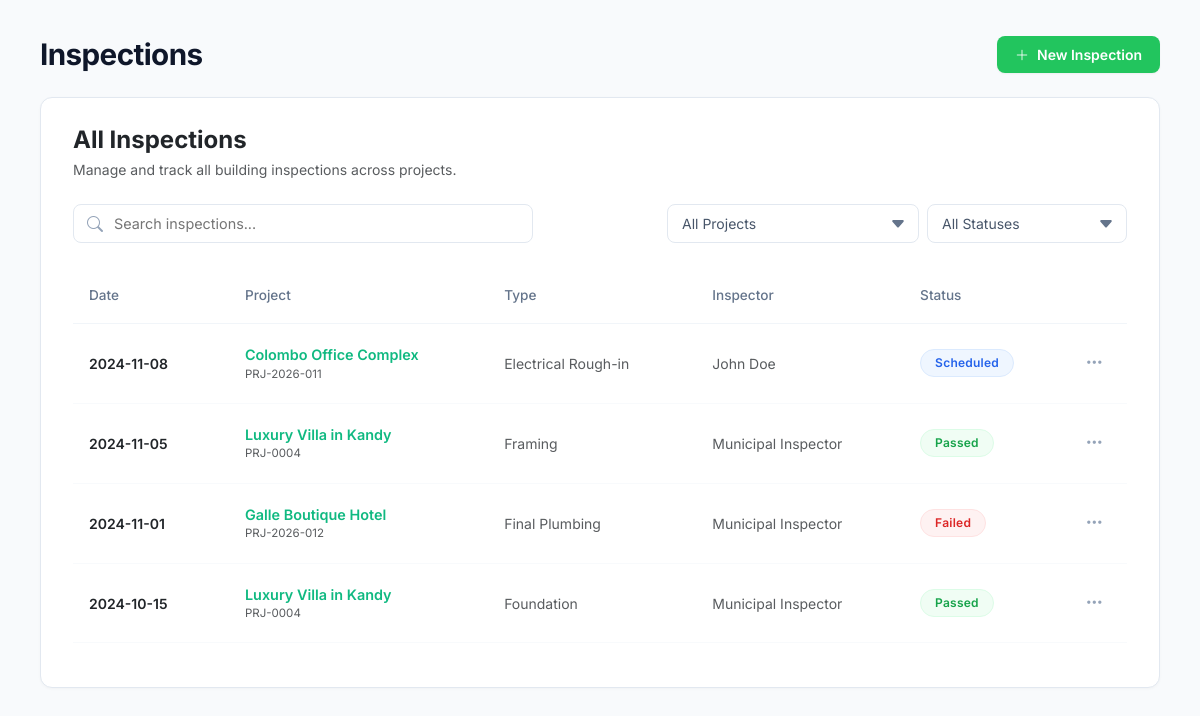
Page /features/inspections.php (signed in) on the committed database.
### tables this page shows
CREATE TABLE `project_inspections` (
  `id` int(11) NOT NULL AUTO_INCREMENT,
  `inspection_code` varchar(50) NOT NULL,
  `project_id` int(11) NOT NULL,
  `inspection_type` varchar(100) NOT NULL,
  `inspector_name` varchar(150) NOT NULL,
  `inspector_agency` varchar(150) DEFAULT NULL,
  `scheduled_date` date NOT NULL,
  `completed_date` date DEFAULT NULL,
  `status` enum('Scheduled','Passed','Failed','Cancelled') DEFAULT 'Scheduled',
  `result_notes` text DEFAULT NULL,
  `report_file_url` varchar(255) DEFAULT NULL,
  `created_by` int(11) DEFAULT NULL,
  `created_at` timestamp NOT NULL DEFAULT current_timestamp(),
  PRIMARY KEY (`id`),
  UNIQUE KEY `inspection_code` (`inspection_code`),
  KEY `fk_pi_project` (`project_id`),
  KEY `fk_pi_user` (`created_by`),
  CONSTRAINT `fk_pi_project` FOREIGN KEY (`project_id`) REFERENCES `projects` (`id`) ON DELETE CASCADE,
  CONSTRAINT `fk_pi_user` FOREIGN KEY (`created_by`) REFERENCES `users` (`id`) ON DELETE SET NULL
);

CREATE TABLE `projects` (
  `id` int(11) NOT NULL AUTO_INCREMENT,
  `project_name` varchar(150) NOT NULL,
  `project_code` varchar(50) NOT NULL,
  `client_id` int(11) DEFAULT NULL,
  `client_name` varchar(100) DEFAULT NULL,
  `pm_id` int(11) DEFAULT NULL,
  `budget` decimal(15,2) DEFAULT 0.00,
  `location` varchar(255) DEFAULT NULL,
  `start_date` date DEFAULT NULL,
  `end_date` date DEFAULT NULL,
  `stage` enum('Planning','Earthwork','Framing','Roofing','Finishing','Handover') DEFAULT 'Planning',
  `progress_percent` int(11) DEFAULT 0,
  `status` enum('Active','Completed','On Hold','Archived') DEFAULT 'Active',
  `thumbnail_url` varchar(255) DEFAULT NULL,
  `created_at` timestamp NOT NULL DEFAULT current_timestamp(),
  `updated_at` timestamp NOT NULL DEFAULT current_timestamp() ON UPDATE current_timestamp(),
  PRIMARY KEY (`id`),
  UNIQUE KEY `project_code` (`project_code`)
);

### features/inspections.php (the view, shortened to what this page needs)
<?php
require_once __DIR__ . '/../db.php';
try {
    $sql = "
        SELECT pi.*,
               p.project_name, p.project_code,
               u.full_name AS creator_name,
               (SELECT COUNT(*) FROM inspection_defects WHERE inspection_id = pi.id) AS defect_count
        FROM project_inspections pi
        JOIN projects p ON pi.project_id = p.id
        LEFT JOIN users u ON pi.created_by = u.id
        ORDER BY pi.scheduled_date DESC, pi.id DESC
    ";
    $inspections = $pdo->query($sql)->fetchAll(PDO::FETCH_ASSOC);
} catch (PDOException $e) {
    die("Database Error: " . $e->getMessage());
}
?>
<!DOCTYPE html>
<html lang="en">
<head>
    <link href="https://cdn.jsdelivr.net/npm/bootstrap@5.3.0/dist/css/bootstrap.min.css" rel="stylesheet">
    <link rel="stylesheet" href="https://cdn.jsdelivr.net/npm/bootstrap-icons@1.10.0/font/bootstrap-icons.css">
</head>
<body>
    <div class="main-container">
        <div class="d-flex justify-content-between align-items-center mb-4 flex-wrap gap-3">
            <h1 class="page-title">Inspections</h1>
            <button type="button" class="btn-new-inspection" data-bs-toggle="modal" data-bs-target="#newInspectionModal">
                <i class="bi bi-plus-lg"></i> New Inspection
            </button>
        </div>
        <div class="nexus-card">
            <div class="mb-4">
                <h4 class="fw-bold mb-1 text-dark">All Inspections</h4>
                <p class="text-muted small mb-0">Manage and track all building inspections across projects.</p>
            </div>
            <div class="d-flex justify-content-between align-items-center gap-3 flex-wrap mb-4">
                <div class="search-wrapper">
                    <input type="text" id="inspSearch" class="nexus-input" placeholder="Search inspections...">
                </div>
                <div class="d-flex gap-2 flex-wrap">
                    <select id="projectFilter" class="nexus-select">
                        <option value="All">All Projects</option>
                    </select>
                    <select id="statusFilter" class="nexus-select">
                        <option value="All">All Statuses</option>
                    </select>
                </div>
            </div>
            <div class="table-responsive">
                <table class="table align-middle" id="inspectionsTable">
                    <thead>
                        <tr>
                            <th width="15%">Date</th>
                            <th width="25%">Project</th>
                            <th width="20%">Type</th>
                            <th width="20%">Inspector</th>
                            <th width="15%">Status</th>
                            <th width="5%" class="text-end"></th>
                        </tr>
                    </thead>
                    <tbody id="inspectionsTableBody">
                        <?php foreach ($inspections as $insp):
                            $statusPill = 'pill-scheduled';
                            if ($insp['status'] === 'Passed') $statusPill = 'pill-passed';
                            if ($insp['status'] === 'Failed') $statusPill = 'pill-failed';
                        ?>
                        <tr class="insp-row"
                            data-project="<?= htmlspecialchars(strtolower($insp['project_name'])) ?>"
                            data-type="<?= htmlspecialchars(strtolower($insp['inspection_type'])) ?>"
                            data-status="<?= htmlspecialchars($insp['status']) ?>"
                            data-search="<?= htmlspecialchars(strtolower($insp['inspection_code'] . ' ' . $insp['project_name'] . ' ' . $insp['inspection_type'] . ' ' . $insp['inspector_name'] . ' ' . ($insp['result_notes'] ?? ''))) ?>">
                            <td class="fw-semibold text-dark"><?= htmlspecialchars($insp['scheduled_date']) ?></td>
                            <td>
                                <a href="inspection_view.php?id=<?= $insp['id'] ?>" class="project-link">
                                    <?= htmlspecialchars($insp['project_name']) ?>
                                </a>
                                <?php if (!empty($insp['project_code'])): ?>
                                    <div class="text-muted" style="font-size: 0.72rem;"><?= htmlspecialchars($insp['project_code']) ?></div>
                                <?php endif; ?>
                            </td>
                            <td class="text-muted"><?= htmlspecialchars($insp['inspection_type']) ?></td>
                            <td class="text-muted"><?= htmlspecialchars($insp['inspector_name']) ?></td>
                            <td>
                                <span class="pill <?= $statusPill ?>">
                                    <?= htmlspecialchars($insp['status']) ?>
                                </span>
                            </td>
                            <td class="text-end">
                                <div class="dropdown">
                                    <button class="action-dot-btn" data-bs-toggle="dropdown" aria-expanded="false" title="Actions">
                                        <i class="bi bi-three-dots"></i>
                                    </button>
                                </div>
                            </td>
                        </tr>
                        <?php endforeach; ?>
                    </tbody>
                </table>
            </div>
        </div>
    </div>
</body>
</html>

### features/inspections.php (style rules this page uses)
body { font-family: 'Inter', sans-serif; background-color: #f8fafc; color: #1e293b; margin: 0; padding: 0; }
.main-container { max-width: 1420px; margin: 0 auto; padding: 2.25rem 2.5rem; }
.page-title { font-size: 1.85rem; font-weight: 700; color: #0f172a; margin-bottom: 0; letter-spacing: -0.02em; }
.nexus-card { background: #fff; border: 1px solid #e2e8f0; border-radius: 12px; padding: 1.75rem 2rem; box-shadow: 0 1px 3px rgba(0,0,0,0.03); }
.search-wrapper { position: relative; max-width: 460px; flex-grow: 1; }
.nexus-input { width: 100%; padding: 8px 14px 8px 40px; border: 1px solid #e2e8f0; border-radius: 8px; font-size: 0.9rem; background: #fff; transition: all 0.2s; }
.nexus-select { padding: 8px 36px 8px 14px; border: 1px solid #e2e8f0; border-radius: 8px; font-size: 0.875rem; color: #475569; background: #fff; appearance: none; background-repeat: no-repeat; background-position: right 12px center; min-width: 200px; transition: all 0.2s; }
.table thead th { border-bottom: 1px solid #f1f5f9; color: #64748b; font-weight: 500; font-size: 0.85rem; padding: 1.1rem 1rem; }
.table tbody td { padding: 1.25rem 1rem; border-bottom: 1px solid #f8fafc; font-size: 0.875rem; vertical-align: middle; }
.project-link { color: #10b981; text-decoration: none; font-weight: 600; font-size: 0.9rem; transition: color 0.15s; }
.pill { padding: 4px 14px; border-radius: 20px; font-size: 0.75rem; font-weight: 600; display: inline-block; letter-spacing: 0.02em; text-align: center; }
.pill-passed { background: #f0fdf4; color: #16a34a; border: 1px solid #dcfce7; }
.pill-scheduled { background: #eff6ff; color: #2563eb; border: 1px solid #dbeafe; }
.pill-failed { background: #fef2f2; color: #dc2626; border: 1px solid #fee2e2; }
.btn-new-inspection { background-color: #22c55e; border: none; color: #fff; font-weight: 600; border-radius: 8px; padding: 8px 18px; font-size: 0.875rem; display: inline-flex; align-items: center; gap: 8px; transition: all 0.2s ease-in-out; box-shadow: 0 1px 2px rgba(0,0,0,0.05); }
.action-dot-btn { background: transparent; border: none; padding: 4px 8px; color: #94a3b8; font-size: 1.1rem; transition: color 0.15s; }

### rows in the picture
project_inspections: scheduled_date "2024-11-08", project.project_name "Colombo Office Complex", project.project_code "PRJ-2026-011", inspection_type "Electrical Rough-in", inspector_name "John Doe", status "Scheduled"
project_inspections: scheduled_date "2024-11-05", project.project_name "Luxury Villa in Kandy", project.project_code "PRJ-0004", inspection_type "Framing", inspector_name "Municipal Inspector", status "Passed"
project_inspections: scheduled_date "2024-11-01", project.project_name "Galle Boutique Hotel", project.project_code "PRJ-2026-012", inspection_type "Final Plumbing", inspector_name "Municipal Inspector", status "Failed"
project_inspections: scheduled_date "2024-10-15", project.project_name "Luxury Villa in Kandy", project.project_code "PRJ-0004", inspection_type "Foundation", inspector_name "Municipal Inspector", status "Passed"
